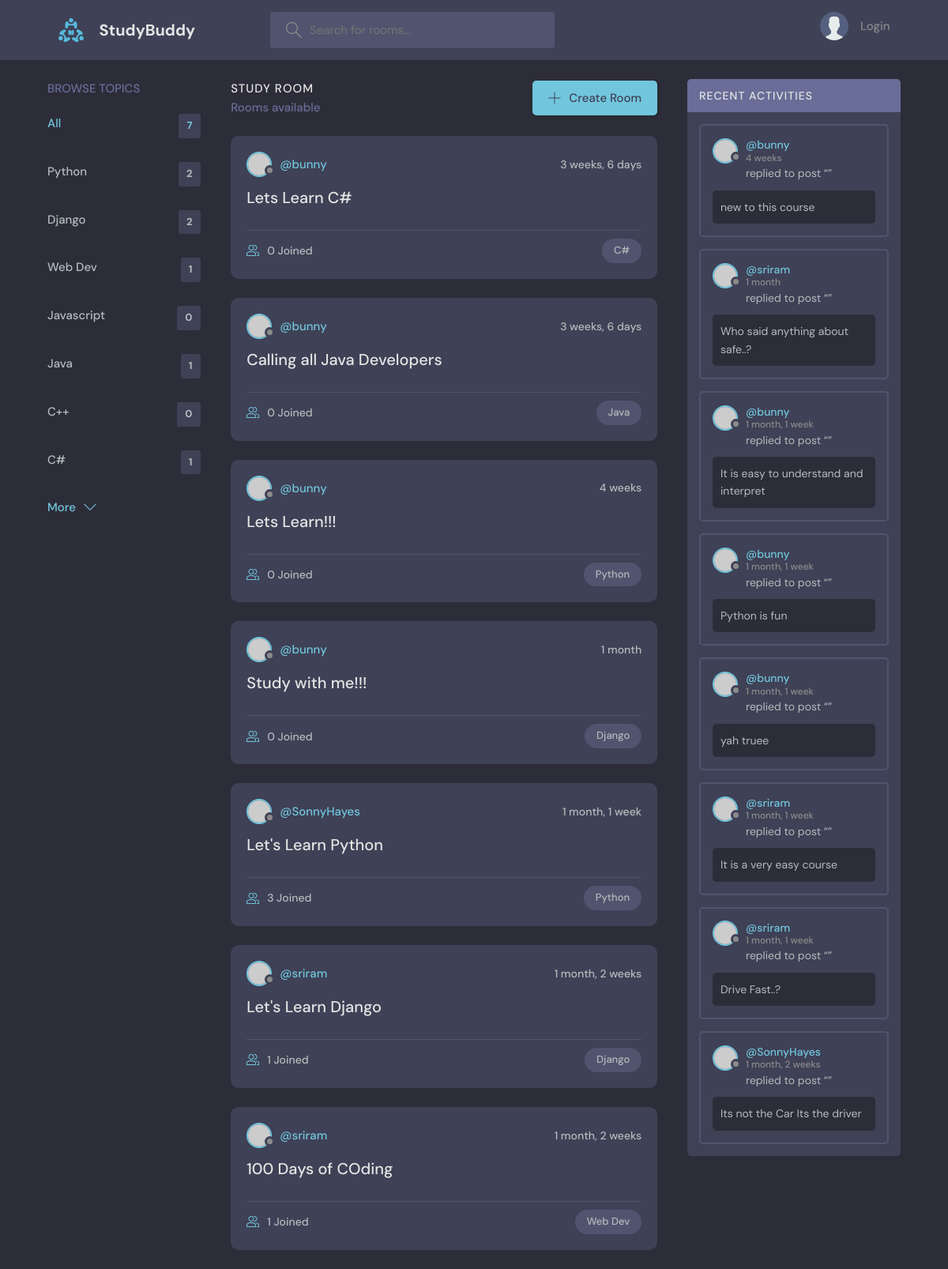
The page / on the database its author committed.
### base/models.py (models this page shows, shortened)
class Topic(models.Model):
    name = models.CharField(max_length=200)

class Room(models.Model):
    host= models.ForeignKey(User , on_delete=models.SET_NULL , null= True)
    topic= models.ForeignKey(Topic , on_delete=models.SET_NULL , null= True)
    name = models.CharField(max_length=200)
    description = models.TextField(null=True , blank=True)
    participants = models.ManyToManyField(User, related_name='participants' , blank=True
                                          )
    updated = models.DateTimeField(auto_now=True)
    created = models.DateTimeField(auto_now_add=True)
    class Meta:
        ordering = ['-updated', '-created']

class Message(models.Model):
    user = models.ForeignKey(User, on_delete=models.CASCADE)  #user content
    room = models.ForeignKey(Room, on_delete=models.CASCADE)  #room relationship
    body = models.TextField()
    updated = models.DateTimeField(auto_now=True)   #updating user content
    created = models.DateTimeField(auto_now_add=True)   #creating user content
    class Meta:
        ordering = ['-updated', '-created']

### base/views.py (the view)
# urls.py: path('', views.home, name="home"),
def home(request):
    q = request.GET.get('q') if request.GET.get('q')!= None else''  #To Search any particular topic
    rooms= Room.objects.filter(
        Q(topic__name__icontains=q) |
        Q(name__icontains=q) |
        Q(description__icontains=q)
    )
    topics = Topic.objects.all()
    room_messages = Message.objects.filter(Q(room__topic__name__icontains=q))
    room_count = rooms.count()
    context = {'rooms' : rooms , 'topics': topics , 'room_count':room_count,
               'room_messages': room_messages}
    return render(request, 'base/home.html' ,context)

### base/templates/base/home.html (shortened to what this page needs)
{% extends 'main.html' %}
{% block content %}
    <main class="layout layout--3">
      <div class="container">
         {% include 'base/topics_component.html' %}
        <div class="roomList">
          <div class="roomList__header">
            <div>
              <h2>Study Room</h2>
              <p>{{rooms_count}} Rooms available</p>
            </div>
            <a class="btn btn--main" href="{% url 'create-room' %}">
              <svg version="1.1" xmlns="http://www.w3.org/2000/svg" width="32" height="32" viewBox="0 0 32 32">
                <title>add</title>
                <path
                  d="M16.943 0.943h-1.885v14.115h-14.115v1.885h14.115v14.115h1.885v-14.115h14.115v-1.885h-14.115v-14.115z"
                ></path>
              </svg>
              Create Room
            </a>
          </div>
          {% include 'base/feed_component.html' %}
        </div>
         {% include 'base/activity_component.html' %}
      </div>
    </main>
{% endblock content %}

### base/templates/base/topics_component.html
<div class="topics">
          <div class="topics__header">
            <h2>Browse Topics</h2>
          </div>
          <ul class="topics__list">
            <li>
              <a href="{% url 'home' %}" class="active">All <span>{{topics.count}}</span></a>
            </li>
            {%  for topic in topics %}
            <li>
              <a href="{% url 'home' %}?q={{topic.name}}">{{topic.name}} <span>{{topic.room_set.all.count}}</span></a>
            </li>
            {%  endfor %}
          </ul>
          <a class="btn btn--link" href="topics.html">
            More
            <svg version="1.1" xmlns="http://www.w3.org/2000/svg" width="32" height="32" viewBox="0 0 32 32">
              <title>chevron-down</title>
              <path d="M16 21l-13-13h-3l16 16 16-16h-3l-13 13z"></path>
            </svg>
          </a>
        </div>

### base/templates/base/feed_component.html (shortened to what this page needs)
{%  for room in rooms  %}
<div class="roomListRoom">
            <div class="roomListRoom__header">
              <a href="{% url 'user-profile' room.host.id %}" class="roomListRoom__author">
                <div class="avatar avatar--small">
                  <img src="https://randomuser.me/api/portraits/women/11.jpg" />
                </div>
                <span>@{{room.host.username}}</span>
              </a>
              <div class="roomListRoom__actions">
                <span>{{room.created|timesince}}</span>
              </div>
            </div>
            <div class="roomListRoom__content">
              <a href="{% url 'room' room.id%}">{{room.name}}</a>
            </div>
            <div class="roomListRoom__meta">
              <a href="{% url 'room' room.id%}" class="roomListRoom__joined">
                {{room.participants.all.count}} Joined
              </a>
              <p class="roomListRoom__topic">{{room.topic.name}}</p>
            </div>
          </div>
{%  endfor  %}

### base/templates/base/activity_component.html (shortened to what this page needs)
<div class="activities">
          <div class="activities__header">
            <h2>Recent Activities</h2>
          </div>
          {% for message in room_messages %}
          <div class="activities__box">
            <div class="activities__boxHeader roomListRoom__header">
              <a href="{% url 'user-profile' message.user.id %}" class="roomListRoom__author">
                <div class="avatar avatar--small">
                  <img src="https://randomuser.me/api/portraits/women/11.jpg" />
                </div>
                <p>
                  @{{message.user}}
                  <span>{{message.created|timesince}}</span>
                </p>
              </a>
            </div>
            <div class="activities__boxContent">
              <p>replied to post “<a href="{% url 'room' message.room.id %}">{{messaage.room}}</a>”</p>
              <div class="activities__boxRoomContent">
                {{message.body}}
              </div>
            </div>
          </div>
          {% endfor %}
        </div>

### rows shown on the page
Topic: name "Python", room_set.all.count "2"
Topic: name "Django", room_set.all.count "2"
Topic: name "Web Dev", room_set.all.count "1"
Topic: name "Javascript", room_set.all.count "0"
Topic: name "Java", room_set.all.count "1"
Topic: name "C++", room_set.all.count "0"
Topic: name "C#", room_set.all.count "1"
Room: host.username "bunny", created "3 weeks, 6 days", name "Lets Learn C#", participants.all.count "0", topic.name "C#"
Room: host.username "bunny", created "3 weeks, 6 days", name "Calling all Java Developers", participants.all.count "0", topic.name "Java"
Room: host.username "bunny", created "4 weeks", name "Lets Learn!!!", participants.all.count "0", topic.name "Python"
Room: host.username "bunny", created "1 month", name "Study with me!!!", participants.all.count "0", topic.name "Django"
Room: host.username "SonnyHayes", created "1 month, 1 week", name "Let's Learn Python", participants.all.count "3", topic.name "Python"
Room: host.username "sriram", created "1 month, 2 weeks", name "Let's Learn Django", participants.all.count "1", topic.name "Django"
Room: host.username "sriram", created "1 month, 2 weeks", name "100 Days of COding", participants.all.count "1", topic.name "Web Dev"
Message: user "bunny", created "4 weeks", body "new to this course"
Message: user "sriram", created "1 month", body "Who said anything about safe..?"
Message: user "bunny", created "1 month, 1 week", body "It is easy to understand and interpret"
Message: user "bunny", created "1 month, 1 week", body "Python is fun"
Message: user "bunny", created "1 month, 1 week", body "yah truee"
Message: user "sriram", created "1 month, 1 week", body "It is a very easy course"
Message: user "sriram", created "1 month, 1 week", body "Drive Fast..?"
Message: user "SonnyHayes", created "1 month, 2 weeks", body "Its not the Car Its the driver"

### other values the page prints
{{ topics.count }} "7"
